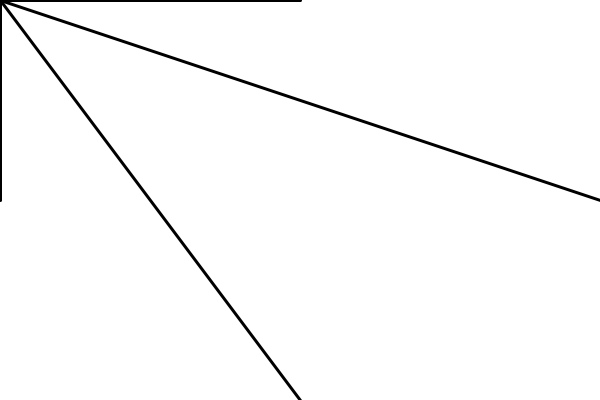
Frame 1 (no input)
Frame 60 (the mouse pressed at the canvas centre just before this capture): identical to frame 1, image omitted
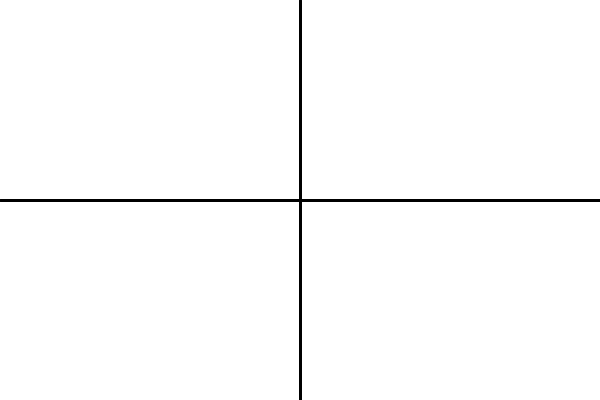
Frame 120 (the mouse held since frame 60 and released just before this capture)

The Processing sketch that drew these frames (run headless with seeded random() and noise(); from frame 60 on, the mouse is pressed at the canvas centre):

// Processing sketch: larguraAltura_5
// ── larguraAltura_5.pde
void setup()
{
  size(600, 400);
  background(255);
}

void draw()
{
 background(255); 
 strokeWeight(3);

 // operações sobre width e height
 line(width/2, 0, mouseX, mouseY);
 line(width, height/2, mouseX, mouseY);
 line(width/2, height, mouseX, mouseY);
 line(0, height/2, mouseX, mouseY);
 
 println(width + " " + height);
}
